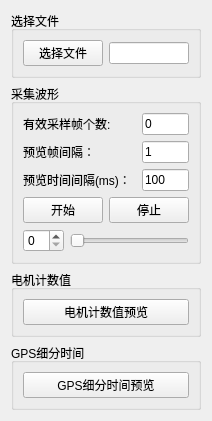
            <widget class="QWidget" name="page_4">
             <property name="geometry">
              <rect>
               <x>0</x>
               <y>0</y>
               <width>194</width>
               <height>368</height>
              </rect>
             </property>
             <attribute name="label">
              <string>离线文件预览（注意雷达类型和数据匹配)</string>
             </attribute>
             <layout class="QVBoxLayout" name="verticalLayout_8">
              <item>
               <widget class="QGroupBox" name="groupBox_6">
                <property name="title">
                 <string>选择文件</string>
                </property>
                <layout class="QGridLayout" name="gridLayout_3">
                 <item row="2" column="1" colspan="2">
                  <widget class="QLineEdit" name="lineEdit_selectShowFile">
                   <property name="sizePolicy">
                    <sizepolicy hsizetype="Preferred" vsizetype="Fixed">
                     <horstretch>0</horstretch>
                     <verstretch>0</verstretch>
                    </sizepolicy>
                   </property>
                   <property name="readOnly">
                    <bool>true</bool>
                   </property>
                  </widget>
                 </item>
                 <item row="2" column="0">
                  <widget class="QPushButton" name="btn_selectOfflineFile">
                   <property name="text">
                    <string>选择文件</string>
                   </property>
                  </widget>
                 </item>
                </layout>
               </widget>
              </item>
              <item>
               <widget class="QGroupBox" name="groupBox">
                <property name="title">
                 <string>采集波形</string>
                </property>
                <layout class="QGridLayout" name="gridLayout_15">
                 <item row="0" column="0" colspan="3">
                  <widget class="QLabel" name="lable_validFrameNum">
                   <property name="text">
                    <string>有效采样帧个数:</string>
                   </property>
                  </widget>
                 </item>
                 <item row="0" column="3">
                  <widget class="QLineEdit" name="lineEdit_validFrameNum">
                   <property name="sizePolicy">
                    <sizepolicy hsizetype="Preferred" vsizetype="Fixed">
                     <horstretch>0</horstretch>
                     <verstretch>0</verstretch>
                    </sizepolicy>
                   </property>
                   <property name="text">
                    <string>0</string>
                   </property>
                   <property name="readOnly">
                    <bool>true</bool>
                   </property>
                  </widget>
                 </item>
                 <item row="1" column="0" colspan="2">
                  <widget class="QLabel" name="label_6">
                   <property name="text">
                    <string>预览帧间隔：</string>
                   </property>
                  </widget>
                 </item>
                 <item row="1" column="3">
                  <widget class="QLineEdit" name="lineEdit_previewFrameInterval">
                   <property name="sizePolicy">
                    <sizepolicy hsizetype="Preferred" vsizetype="Fixed">
                     <horstretch>0</horstretch>
                     <verstretch>0</verstretch>
                    </sizepolicy>
                   </property>
                   <property name="text">
                    <string>1</string>
                   </property>
                   <property name="readOnly">
                    <bool>false</bool>
                   </property>
                  </widget>
                 </item>
                 <item row="2" column="0" colspan="3">
                  <widget class="QLabel" name="label_19">
                   <property name="text">
                    <string>预览时间间隔(ms)：</string>
                   </property>
                  </widget>
                 </item>
                 <item row="2" column="3">
                  <widget class="QLineEdit" name="lineEdit_previewTimeInterval">
                   <property name="sizePolicy">
                    <sizepolicy hsizetype="Preferred" vsizetype="Fixed">
                     <horstretch>0</horstretch>
                     <verstretch>0</verstretch>
                    </sizepolicy>
                   </property>
                   <property name="text">
                    <string>100</string>
                   </property>
                  </widget>
                 </item>
                 <item row="3" column="0" colspan="2">
                  <widget class="QPushButton" name="bt_showWave">
                   <property name="sizePolicy">
                    <sizepolicy hsizetype="Preferred" vsizetype="Fixed">
                     <horstretch>0</horstretch>
                     <verstretch>0</verstretch>
                    </sizepolicy>
                   </property>
                   <property name="text">
                    <string>开始</string>
                   </property>
                  </widget>
                 </item>
                 <item row="3" column="2" colspan="2">
                  <widget class="QPushButton" name="btn_stopShowWave">
                   <property name="sizePolicy">
                    <sizepolicy hsizetype="Preferred" vsizetype="Fixed">
                     <horstretch>0</horstretch>
                     <verstretch>0</verstretch>
                    </sizepolicy>
                   </property>
                   <property name="text">
                    <string>停止</string>
                   </property>
                  </widget>
                 </item>
                 <item row="4" column="0">
                  <widget class="QSpinBox" name="spin_framePos">
                   <property name="sizePolicy">
                    <sizepolicy hsizetype="Minimum" vsizetype="Minimum">
                     <horstretch>0</horstretch>
                     <verstretch>0</verstretch>
                    </sizepolicy>
                   </property>
                   <property name="maximumSize">
                    <size>
                     <width>16777215</width>
                     <height>16777215</height>
                    </size>
                   </property>
                  </widget>
                 </item>
                 <item row="4" column="1" colspan="3">
                  <widget class="QSlider" name="slider_framePos">
                   <property name="orientation">
                    <enum>Qt::Horizontal</enum>
                   </property>
                  </widget>
                 </item>
                </layout>
               </widget>
              </item>
              <item>
               <widget class="QGroupBox" name="groupBox_15">
                <property name="title">
                 <string>电机计数值</string>
                </property>
                <layout class="QHBoxLayout" name="horizontalLayout_5">
                 <item>
                  <widget class="QPushButton" name="btn_showMotorCnt">
                   <property name="text">
                    <string>电机计数值预览</string>
                   </property>
                  </widget>
                 </item>
                </layout>
               </widget>
              </item>
              <item>
               <widget class="QGroupBox" name="groupBox_16">
                <property name="title">
                 <string>GPS细分时间</string>
                </property>
                <layout class="QHBoxLayout" name="horizontalLayout_6">
                 <item>
                  <widget class="QPushButton" name="btn_showGpsSubTime">
                   <property name="text">
                    <string>GPS细分时间预览</string>
                   </property>
                  </widget>
                 </item>
                </layout>
               </widget>
              </item>
              <item>
               <spacer name="verticalSpacer_3">
                <property name="orientation">
                 <enum>Qt::Vertical</enum>
                </property>
                <property name="sizeHint" stdset="0">
                 <size>
                  <width>20</width>
                  <height>40</height>
                 </size>
                </property>
               </spacer>
              </item>
             </layout>
            </widget>
